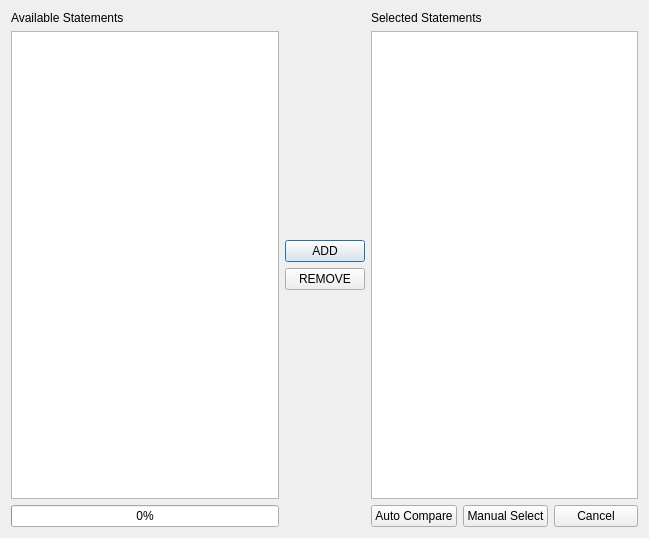
<?xml version="1.0" encoding="UTF-8"?>
<ui version="4.0">
 <class>newbill</class>
 <widget class="QDialog" name="newbill">
  <property name="geometry">
   <rect>
    <x>0</x>
    <y>0</y>
    <width>649</width>
    <height>538</height>
   </rect>
  </property>
  <property name="windowTitle">
   <string>Select Statements</string>
  </property>
  <layout class="QGridLayout" name="gridLayout">
   <item row="0" column="7">
    <widget class="QLabel" name="label_2">
     <property name="text">
      <string>Selected Statements</string>
     </property>
    </widget>
   </item>
   <item row="0" column="0">
    <widget class="QLabel" name="label">
     <property name="text">
      <string>Available Statements</string>
     </property>
    </widget>
   </item>
   <item row="1" column="2">
    <layout class="QVBoxLayout" name="verticalLayout">
     <item>
      <spacer name="verticalSpacer">
       <property name="orientation">
        <enum>Qt::Vertical</enum>
       </property>
       <property name="sizeHint" stdset="0">
        <size>
         <width>20</width>
         <height>40</height>
        </size>
       </property>
      </spacer>
     </item>
     <item>
      <widget class="QPushButton" name="addStatement">
       <property name="text">
        <string>ADD</string>
       </property>
      </widget>
     </item>
     <item>
      <widget class="QPushButton" name="removeStatement">
       <property name="text">
        <string>REMOVE</string>
       </property>
      </widget>
     </item>
     <item>
      <spacer name="verticalSpacer_2">
       <property name="orientation">
        <enum>Qt::Vertical</enum>
       </property>
       <property name="sizeHint" stdset="0">
        <size>
         <width>20</width>
         <height>40</height>
        </size>
       </property>
      </spacer>
     </item>
    </layout>
   </item>
   <item row="2" column="7">
    <layout class="QHBoxLayout" name="horizontalLayout">
     <item>
      <widget class="QPushButton" name="autoButton">
       <property name="text">
        <string>Auto Compare</string>
       </property>
      </widget>
     </item>
     <item>
      <widget class="QPushButton" name="manualButton">
       <property name="text">
        <string>Manual Select</string>
       </property>
      </widget>
     </item>
     <item>
      <widget class="QPushButton" name="cancelButton">
       <property name="text">
        <string>Cancel</string>
       </property>
      </widget>
     </item>
    </layout>
   </item>
   <item row="2" column="0">
    <widget class="QProgressBar" name="compareProgress">
     <property name="enabled">
      <bool>true</bool>
     </property>
     <property name="value">
      <number>0</number>
     </property>
     <property name="textVisible">
      <bool>true</bool>
     </property>
    </widget>
   </item>
   <item row="1" column="0">
    <widget class="QListWidget" name="availableStatements"/>
   </item>
   <item row="1" column="7">
    <widget class="QListWidget" name="selectedStatements"/>
   </item>
  </layout>
 </widget>
 <resources/>
 <connections/>
</ui>
